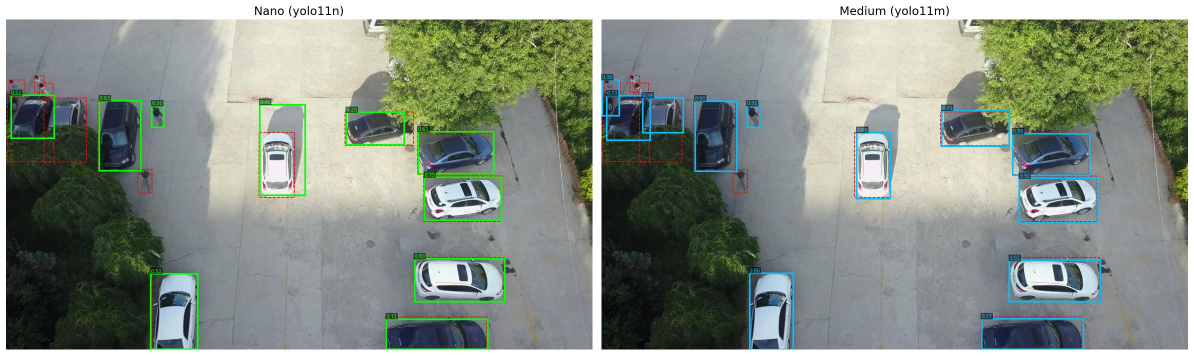
#> input picture cherry/vis_samples/base_samples/0000026_00500_d_0000025_compare.jpg, 2388 x 711 px (shown at 1/2 size); its folder holds only this picture in this run
$ python -i js7_extract_visdrone_features.py   (imports and definitions only)   (older library calls are emulated)
#> lines starting #> are read from the running program, lines starting #| are printed output that depends on the picture
"""
Extract 56 image features for all evaluated VisDrone VID sequences.
Same features as UAVDT extraction, with GLCM/LBP/wavelet set to NaN.
Sequences taken from visdrone_classagnostic_results.csv.
"""

import cv2
import numpy as np
import pandas as pd
from pathlib import Path
from scipy.stats import skew, kurtosis
from skimage.metrics import structural_similarity as ssim
import time

# ── Paths ────────────────────────────────────────────────────────
ROOT = Path(__file__).resolve().parent.parent.parent  # echo/
JAYS_DIR = Path(__file__).resolve().parent  # jays/
RESULTS_CSV = JAYS_DIR.parent / "visdrone_classagnostic_results.csv"
OUTPUT_CSV = JAYS_DIR / "jays_visdrone_features.csv"
UAVDT_CSV = JAYS_DIR.parent / "jays_uavdt_frame_features.csv"  # for column verification

VISDRONE_BASE = Path("/home/aljouhara/Desktop/git-echo/VisDrone-VID dataset")
SPLIT_DIRS = [
    VISDRONE_BASE / "VisDrone2019-VID-train" / "sequences",
    VISDRONE_BASE / "VisDrone2019-VID-val" / "sequences",
    VISDRONE_BASE / "VisDrone2019-VID-test-dev" / "sequences",
]

FEATURE_NAMES = [
    # A. Illumination (1-8)
    "mean_brightness", "brightness_std", "brightness_skewness",
    "brightness_kurtosis", "overexposed_ratio", "underexposed_ratio",
    "dynamic_range", "backlight_ratio",
    # B. Contrast (9-12)
    "weber_contrast", "michelson_contrast", "rms_contrast", "local_contrast_mean",
    # C. Haze/Fog (13-16)
    "dark_channel_mean", "dark_channel_std", "transmission_estimate",
    "atmospheric_light",
    # D. Sharpness/Blur (17-20)
    "laplacian_variance", "tenengrad", "brenner_gradient",
    "high_freq_energy_ratio",
    # E. Texture/Complexity (21-30)
    "edge_density", "gradient_magnitude_mean", "gradient_magnitude_std",
    "GLCM_contrast", "GLCM_homogeneity", "GLCM_energy", "GLCM_entropy",
    "GLCM_correlation", "LBP_entropy", "LBP_uniformity",
    # F. Entropy (31-34)
    "spatial_entropy", "color_entropy", "local_entropy_mean", "local_entropy_std",
    # G. Color (35-40)
    "colorfulness", "mean_saturation", "saturation_std", "hue_std",
    "dominant_color_ratio", "color_channel_corr",
    # H. Frequency Domain (41-43)
    "spectral_centroid", "spectral_rolloff", "wavelet_detail_energy",
    # I. Spatial Structure (44-46)
    "FAST_keypoint_count", "connected_components_count", "foreground_ratio",
    # J. Motion/Temporal (47-56)
    "optical_flow_mag_mean", "optical_flow_mag_std", "optical_flow_angle_var",
    "frame_difference_mean", "SSIM_prev_frame", "histogram_intersection",
    "brightness_delta", "edge_density_delta", "flow_coherence", "scene_cut_score",
]

# [1 line not run here, left out]


# ── Feature Extraction Functions ─────────────────────────────────

# [73 lines left out: functions extract_illumination, extract_contrast, extract_haze, not called in this run]


def extract_sharpness(gray):
    """Features 17-20: Sharpness/Blur."""
    gray_f = gray.astype(np.float64)

    lap = cv2.Laplacian(gray_f, cv2.CV_64F)
    lap_var = np.var(lap)

    sx = cv2.Sobel(gray_f, cv2.CV_64F, 1, 0, ksize=3)
    sy = cv2.Sobel(gray_f, cv2.CV_64F, 0, 1, ksize=3)
    tenengrad = np.mean(sx ** 2 + sy ** 2)

    shifted = gray_f[:, 2:]
    original = gray_f[:, :shifted.shape[1]]
    brenner = np.mean((shifted - original) ** 2)

    fft = np.fft.fft2(gray_f)
    fft_shift = np.fft.fftshift(fft)
    magnitude = np.abs(fft_shift) ** 2
    h, w = gray_f.shape
    cy, cx = h // 2, w // 2
    radius = min(cy, cx) // 4
    Y, X = np.ogrid[:h, :w]
    low_mask = ((Y - cy) ** 2 + (X - cx) ** 2) <= radius ** 2
    total_energy = np.sum(magnitude)
    low_energy = np.sum(magnitude[low_mask])
    high_freq_ratio = (total_energy - low_energy) / total_energy if total_energy > 0 else 0.0

    return [lap_var, tenengrad, brenner, high_freq_ratio]


# [297 lines left out: functions extract_texture, extract_entropy, extract_color, extract_frequency, extract_spatial, extract_temporal and 2 more, not called in this run]


# [104 lines not run here, left out]

>>> import cv2
>>> picture = cv2.imread('../../cherry/vis_samples/base_samples/0000026_00500_d_0000025_compare.jpg', cv2.IMREAD_GRAYSCALE)
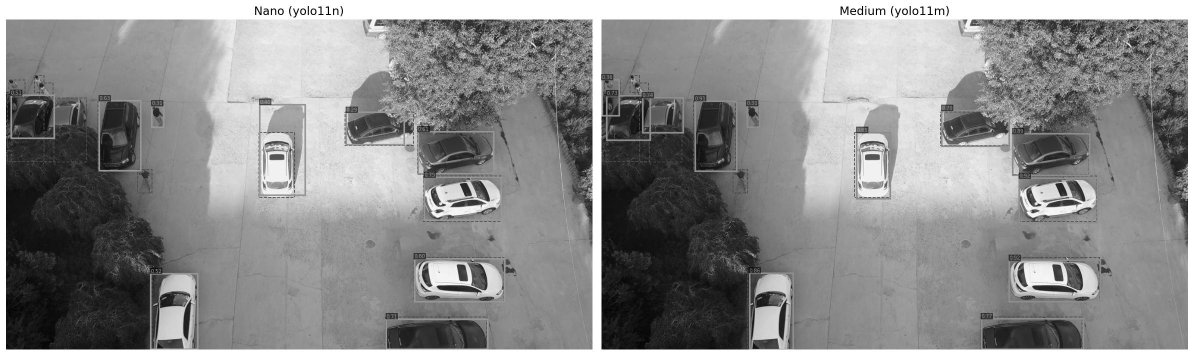
#> picture: shape (711, 2388) (shown at 1/2 size); min 0, max 255, mean 139.3
>>> result = extract_sharpness(picture)
#> in extract_sharpness, `lap = cv2.Laplacian(gray_f, cv2.CV_64F)`:
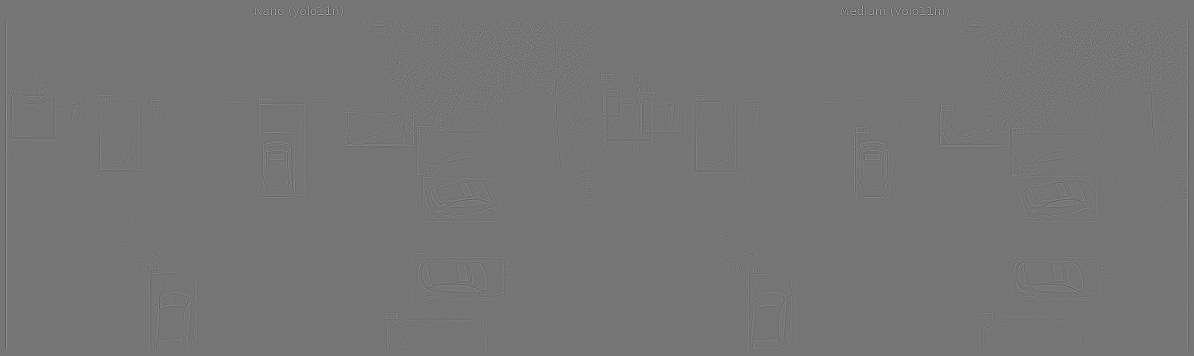
#> lap: shape (711, 2388) float64 (shown at 1/2 size); min -557, max 642, mean 0; drawn with min black and max white
#> in extract_sharpness, `lap_var = np.var(lap)`: lap_var = 1078.4
#> in extract_sharpness, `tenengrad = np.mean(sx ** 2 + sy ** 2)`: tenengrad = 12483.7
#> in extract_sharpness, `brenner = np.mean((shifted - original) ** 2)`: brenner = 490.2
#> in extract_sharpness, `total_energy = np.sum(magnitude)`: total_energy = 6.9e+16
#> in extract_sharpness, `low_energy = np.sum(magnitude[low_mask])`: low_energy = 6.81e+16
#> in extract_sharpness, `high_freq_ratio = (total_energy - low_energy) / total_energy if total_..`: high_freq_ratio = 0.0139
#> result = [1078.4, 12483.7, 490.2, 0.0139]

$ run again, on cherry/vis_samples/base_samples/0000026_04000_d_0000032_compare.jpg
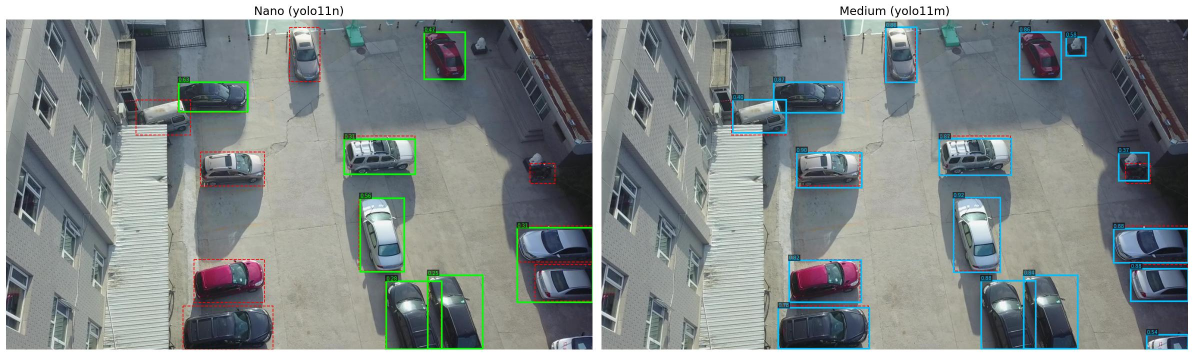
#> input picture cherry/vis_samples/base_samples/0000026_04000_d_0000032_compare.jpg, 2388 x 711 px (shown at 1/2 size)
#> `picture = cv2.imread('../../cherry/vis_samples/base_samples/0000026_00..`:
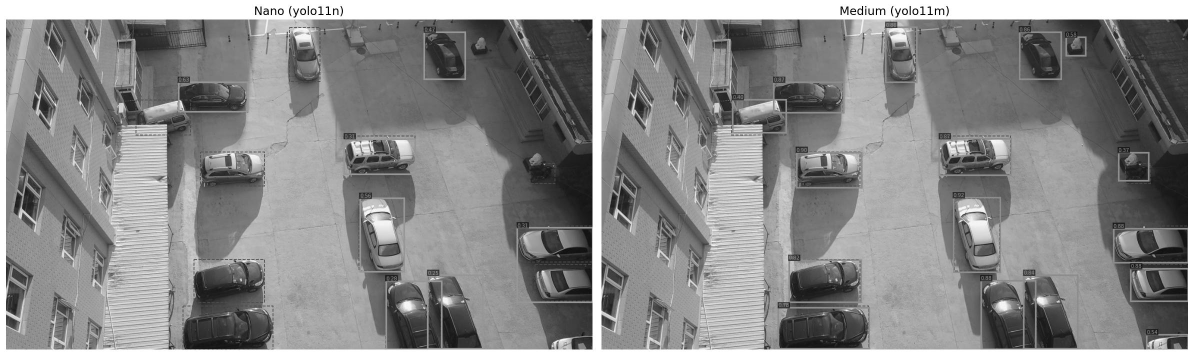
#> picture: shape (711, 2388) (shown at 1/2 size); min 0, max 255, mean 136
#> lap_var = 842.1
#> in extract_sharpness, `sy = cv2.Sobel(gray_f, cv2.CV_64F, 0, 1, ksize=3)`:
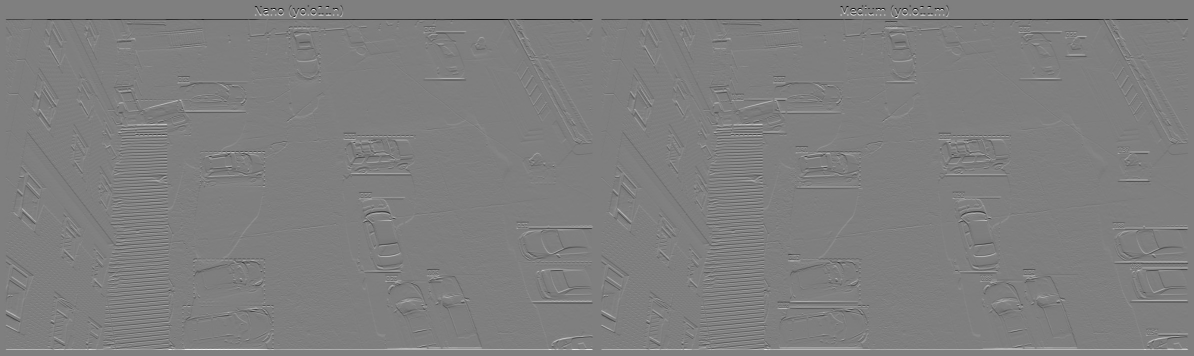
#> sy: shape (711, 2388) float64 (shown at 1/2 size); min -1011, max 1018, mean 0; drawn with min black and max white
#> tenengrad = 12076.2
#> brenner = 421.5
#> total_energy = 6.32e+16
#> low_energy = 6.22e+16
#> high_freq_ratio = 0.0147
#> result = [842.1, 12076.2, 421.5, 0.0147]

$ run again, on cherry/vis_samples/base_samples/0000155_00801_d_0000001_compare.jpg
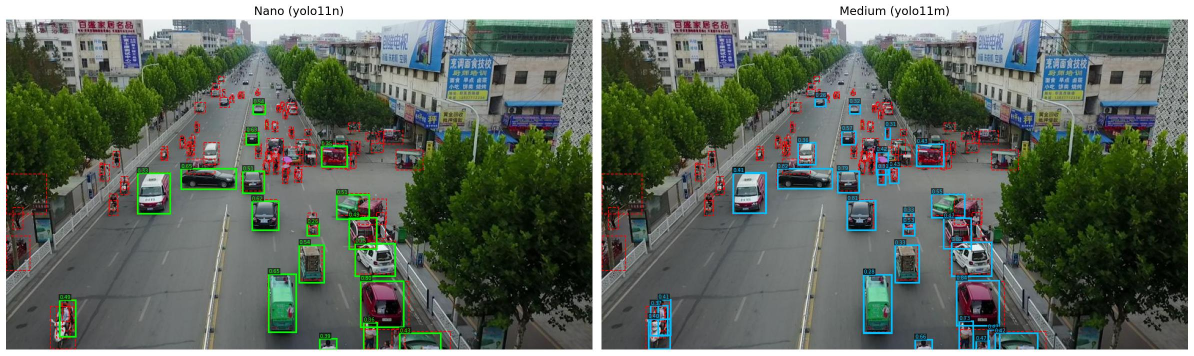
#> input picture cherry/vis_samples/base_samples/0000155_00801_d_0000001_compare.jpg, 2388 x 711 px (shown at 1/2 size)
#> `picture = cv2.imread('../../cherry/vis_samples/base_samples/0000026_00..`:
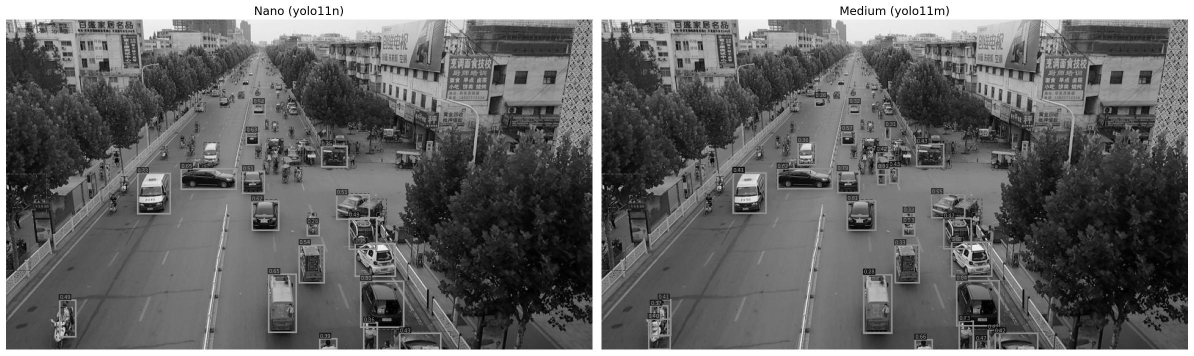
#> picture: shape (711, 2388) (shown at 1/2 size); min 0, max 255, mean 103.5
#> lap_var = 990.8
#> in extract_sharpness, `sy = cv2.Sobel(gray_f, cv2.CV_64F, 0, 1, ksize=3)`:
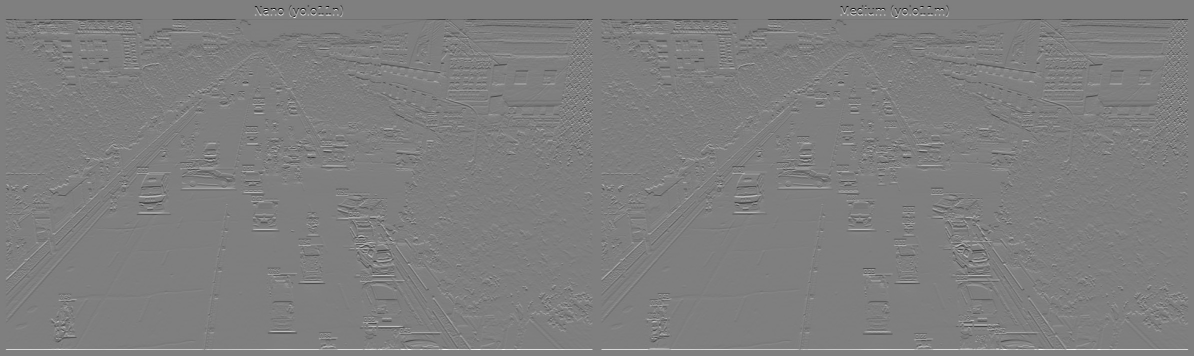
#> sy: shape (711, 2388) float64 (shown at 1/2 size); min -1011, max 1018, mean 0; drawn with min black and max white
#> tenengrad = 15200.9
#> brenner = 595.2
#> total_energy = 4.31e+16
#> low_energy = 4.19e+16
#> high_freq_ratio = 0.0283
#> result = [990.8, 15200.9, 595.2, 0.0283]

$ run again, on cherry/vis_samples/base_samples/0000193_01876_d_0000113_compare.jpg
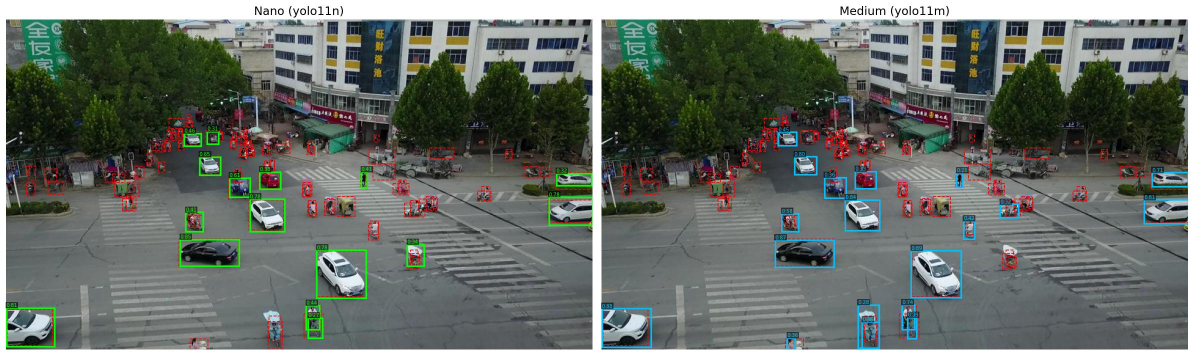
#> input picture cherry/vis_samples/base_samples/0000193_01876_d_0000113_compare.jpg, 2388 x 711 px (shown at 1/2 size)
#> `picture = cv2.imread('../../cherry/vis_samples/base_samples/0000026_00..`:
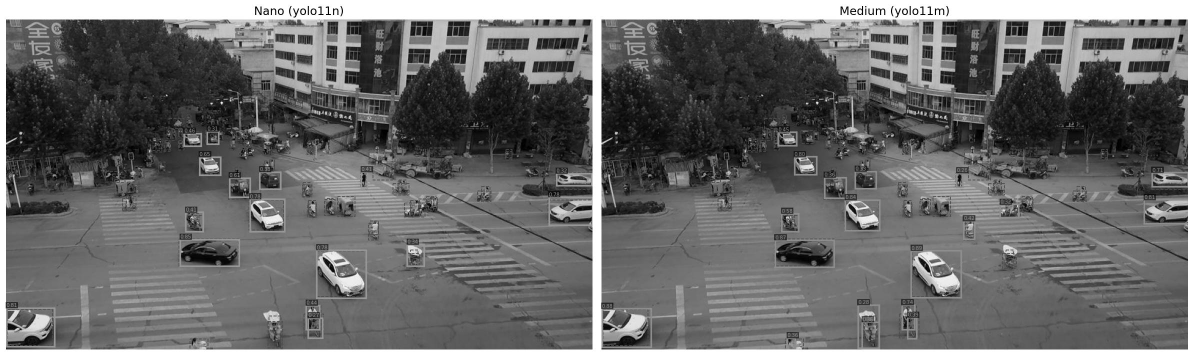
#> picture: shape (711, 2388) (shown at 1/2 size); min 0, max 255, mean 105.8
#> lap_var = 785.7
#> in extract_sharpness, `sy = cv2.Sobel(gray_f, cv2.CV_64F, 0, 1, ksize=3)`:
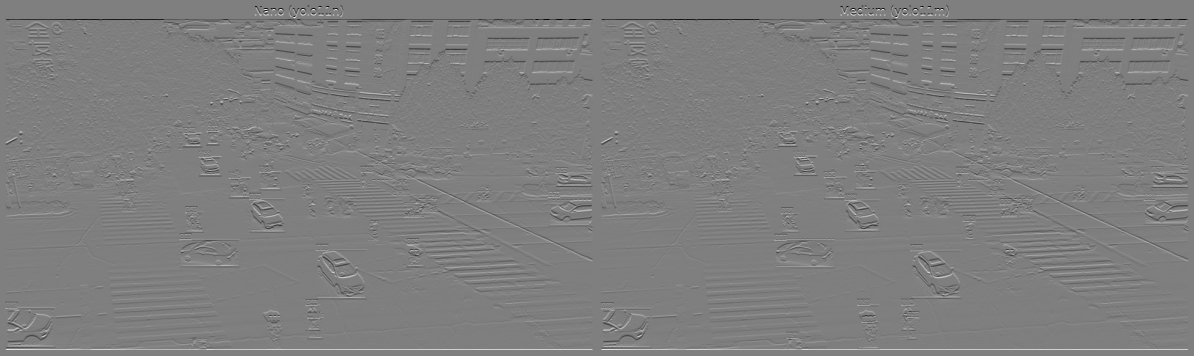
#> sy: shape (711, 2388) float64 (shown at 1/2 size); min -1011, max 1018, mean 0; drawn with min black and max white
#> tenengrad = 13962.6
#> brenner = 447.8
#> total_energy = 4.38e+16
#> low_energy = 4.28e+16
#> high_freq_ratio = 0.0233
#> result = [785.7, 13962.6, 447.8, 0.0233]
